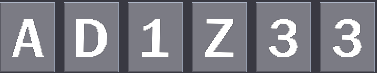
#> input picture captcha-pict.PNG, 377 x 73 px, found by its file name
$ python split.py
#> lines starting #> are read from the running program, lines starting #| are printed output that depends on the picture
import cv2 as cv

split_path = "captcha-pict.png"

image = cv.imread(split_path)
#> image is the input picture: shape (73, 377, 3); mean B, G, R 135.6, 127.4, 127.2
(h, w) = image.shape[:2]
#> h = 73; w = 377

print('height : ', h)
#| height :  73
print('widht : ', w)
#| widht :  377

threshold = (w//6)
#> threshold = 62
errorness = 3

box1 = image[0:h, 0:threshold-7]
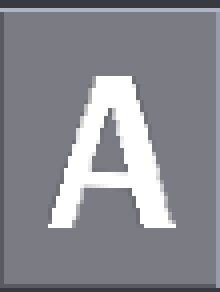
#> box1: shape (73, 55, 3) (shown 4 times larger); mean B, G, R 145.9, 137.9, 137.7
box2 = image[0:h, threshold:threshold*2-errorness]
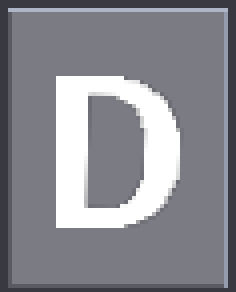
#> box2: shape (73, 59, 3) (shown 4 times larger); mean B, G, R 144.9, 137.2, 136.9
box3 = image[0:h, threshold*2+5:threshold*3-errorness]
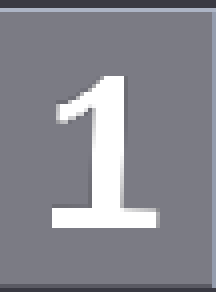
#> box3: shape (73, 54, 3) (shown 4 times larger); mean B, G, R 143.3, 135.1, 134.8
box4 = image[0:h, threshold*3+6:threshold*4-errorness]
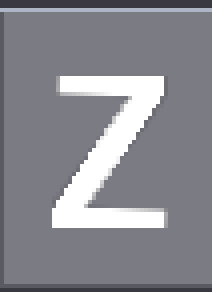
#> box4: shape (73, 53, 3) (shown 4 times larger); mean B, G, R 144.8, 136.9, 136.8
box5 = image[0:h, threshold*4+9:threshold*5+5]
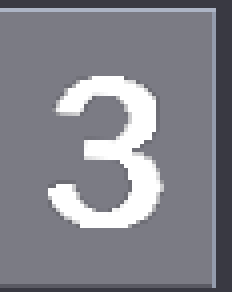
#> box5: shape (73, 58, 3) (shown 4 times larger); mean B, G, R 139.9, 131.7, 131.5
box6 = image[0:h, threshold*5+7:threshold*6+(w-threshold*6)]
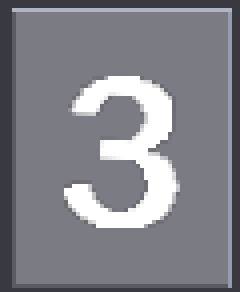
#> box6: shape (73, 60, 3) (shown 4 times larger); mean B, G, R 137.9, 129.8, 129.6

cv.imshow('box1',box1)
cv.imshow('box2',box2)
cv.imshow('box3',box3)
cv.imshow('box4',box4)
cv.imshow('box5',box5)
cv.imshow('box6',box6)
cv.imwrite('code-captcha-split-1.jpg', box1)
cv.imwrite('code-captcha-split-2.jpg', box2)
cv.imwrite('code-captcha-split-3.jpg', box3)
cv.imwrite('code-captcha-split-4.jpg', box4)
cv.imwrite('code-captcha-split-5.jpg', box5)
cv.imwrite('code-captcha-split-6.jpg', box6)

cv.imshow('image', image)
cv.waitKey(0)
